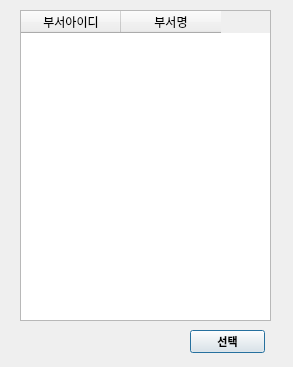
<?xml version="1.0" encoding="UTF-8"?>
<ui version="4.0">
 <class>Dialog</class>
 <widget class="QDialog" name="Dialog">
  <property name="geometry">
   <rect>
    <x>0</x>
    <y>0</y>
    <width>293</width>
    <height>367</height>
   </rect>
  </property>
  <property name="windowTitle">
   <string>Dialog</string>
  </property>
  <widget class="QTableWidget" name="tbl_info">
   <property name="geometry">
    <rect>
     <x>20</x>
     <y>10</y>
     <width>251</width>
     <height>311</height>
    </rect>
   </property>
   <property name="editTriggers">
    <set>QAbstractItemView::AnyKeyPressed|QAbstractItemView::DoubleClicked|QAbstractItemView::EditKeyPressed</set>
   </property>
   <property name="selectionBehavior">
    <enum>QAbstractItemView::SelectRows</enum>
   </property>
   <column>
    <property name="text">
     <string>부서아이디</string>
    </property>
   </column>
   <column>
    <property name="text">
     <string>부서명</string>
    </property>
   </column>
  </widget>
  <widget class="QPushButton" name="btn_confirm">
   <property name="geometry">
    <rect>
     <x>190</x>
     <y>330</y>
     <width>75</width>
     <height>23</height>
    </rect>
   </property>
   <property name="font">
    <font>
     <family>Arial</family>
     <pointsize>8</pointsize>
     <weight>75</weight>
     <bold>true</bold>
    </font>
   </property>
   <property name="text">
    <string>선택</string>
   </property>
  </widget>
 </widget>
 <resources/>
 <connections/>
</ui>
